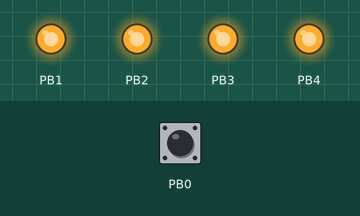
A program run on a simulated ATtiny13, built with avr-gcc and emulated at 0.128 MHz. Parts: output pins drawn as LEDs (lit = HIGH). Inputs (shaded band) come from the test bench; at power-on: PB0 HIGH. Sleep ends after the set time or at an interrupt; random numbers use the default seed unless the program sets one.

Above: at 1.2 s.
1.3 s: PB0 pulled LOW for 0.15 s
At 2.2 s:
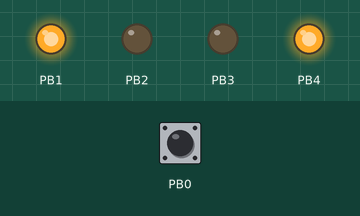
4.3 s: PB0 pulled LOW for 1 s
At 7.0 s:
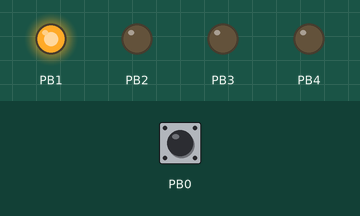
8.3 s: PB0 pulled LOW for 3.2 s
At 11.94 s:
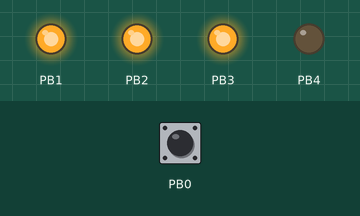
Timing chart, 0 to 16.8 s (numbered marks = the images above; inputs shaded):
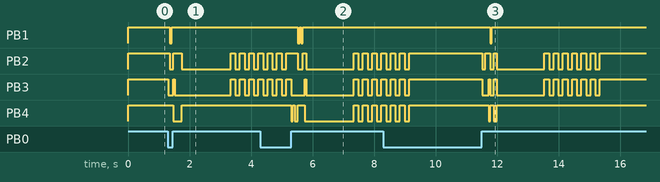

The program:

main.c
```c
/*
 * ShakinCube.c
 *
 * Created: 14.01.2017 14:00:35
 * Author : Werkstatt
 */

#define F_CPU					128000

#include <avr/io.h>
#include <stdlib.h>
#include <util/delay.h>
#include <avr/interrupt.h>
#include <avr/sleep.h>
#include <avr/pgmspace.h>

#define LED_DDR					DDRB
#define LED_PORT				PORTB
#define LED_OFF					0xFF

#define CLEAR_PCINT0_FLAG		GIFR |= (1<<PCIF)

#define PINCHANGE0				1<<0

#define PULLUP_ON				PORTB |=  (1<<PB0)
#define PULLUP_OFF				PORTB &= ~(1<<PB0)

const char Numbers[6] PROGMEM =
{
	0b11101111,
	0b11110111,
	0b11100111,
	0b11110011,
	0b11100011,
	0b11110001
};

volatile uint8_t Cnt 		= 0;
volatile uint8_t Interrupt 	= 0;

void ShakeIt(void);
void Init_INT0(void);
void Sleep(void);

int main(void)
{
	LED_DDR	|= ((1<<PB4) | (1<<PB3) | (1<<PB2) | (1<<PB1));
	LED_DDR	&= ~(1<<PB0);
	PULLUP_ON;

	LED_PORT	= LED_OFF;

	Init_INT0();

	Sleep();

    while (1)
    {
		if ((Interrupt & PINCHANGE0) == PINCHANGE0)
		{
			Interrupt &= ~0x01;
			ShakeIt();
		}
    }
}

void Init_INT0(void)
{
	PCMSK = (1<<PCINT0); // Choose Pin Change Interrupt
	GIMSK = (1<<PCIE); // Enable Pin Change Interrupt
	sei();
}

ISR(PCINT0_vect)
{
	Interrupt |= PINCHANGE0; // Save, Pin Change Interrupt was triggered
}

void ShakeIt(void)
{
	uint8_t Result = 0x00;

	for (Cnt = 0 ; Cnt < 10 ; Cnt++)
	{
		Result = rand() % 6;
		LED_PORT = pgm_read_byte(&Numbers[Result]);
		_delay_ms(45);
	}

	_delay_ms(1500);

	for (Cnt = 0 ; Cnt < 6 ; Cnt++)
	{
		LED_PORT = LED_OFF;
		_delay_ms(150);
		LED_PORT =	pgm_read_byte(&Numbers[Result]);
		_delay_ms(150);
	}

	LED_PORT = LED_OFF;

	Sleep();
}

void Sleep(void)
{
	CLEAR_PCINT0_FLAG;

	LED_DDR	&= ~((1<<PB4) | (1<<PB3) | (1<<PB2) | (1<<PB1) | (1<<PB0));

	set_sleep_mode(SLEEP_MODE_PWR_DOWN);
	sleep_enable();
	sleep_cpu();
	sleep_disable();

	LED_DDR	|= ((1<<PB4) | (1<<PB3) | (1<<PB2) | (1<<PB1));
	LED_DDR	&= ~(1<<PB0);
	PULLUP_ON;
}
```

Measured:
- after the input at 1.3 s, PB1: HIGH → LOW after 0.06 s, → HIGH 0.05 s later; PB2: goes LOW 0.11 s, HIGH 0.27 s, LOW 1.6 s, 3 × (HIGH 0.15 s, LOW 0.15 s), then HIGH, starting after 0.06 s; PB3: goes LOW 0.16 s, HIGH 0.05 s, LOW 1.8 s, 3 × (HIGH 0.15 s, LOW 0.15 s), then HIGH, starting at once; PB4: HIGH → LOW after 0.17 s, → HIGH 0.27 s later
- after the input at 4.3 s, PB1: alternates HIGH for 0.05 s and LOW for 0.05 s, 4 changes in all, then stays HIGH, starting after 1.2 s; PB4: goes LOW 0.05 s, HIGH 0.05 s, LOW 0.11 s, HIGH 0.22 s, LOW 1.6 s, 3 × (HIGH 0.15 s, LOW 0.15 s), then HIGH, starting after 1.0 s
- after the input at 8.3 s, PB1: HIGH → LOW after 3.5 s, → HIGH 0.05 s later
